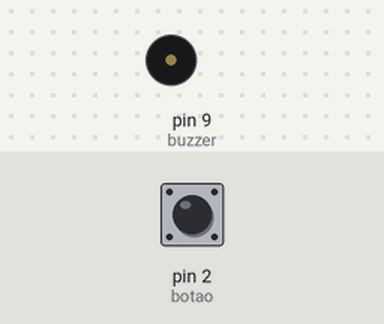
A sketch run on a simulated Arduino Uno, built with avr-gcc and run on an emulated ATmega328P. Parts: buzzer (waves = sounding). The test bench sets the inputs (shaded band); at power-on: pin 2 (botao) LOW. What the sketch prints to the serial monitor is not drawn.

Above: at 1.2 s.
1.3 s: pin 2 (botao) pulled HIGH for 0.15 s
2.9 s: pin 2 (botao) pulled HIGH for 1 s
At 3.3 s:
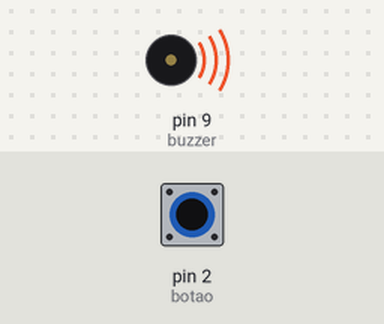
5.4 s: pin 2 (botao) pulled HIGH for 3.2 s
At 6.4 s:
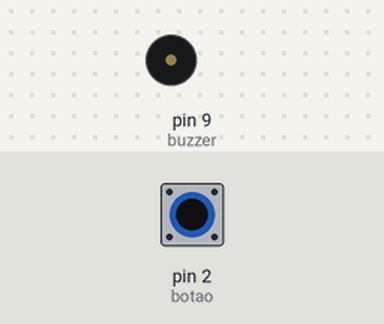
Timing chart, 0 to 8.4 s (numbered marks = the images above; inputs shaded):
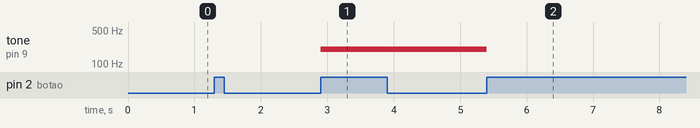

Measured:
- after the input at 2.9 s, tone on pin 9 (buzzer): silent → 200 Hz at once
- after the input at 5.4 s, tone on pin 9 (buzzer): 200 Hz → silent at once

The sketch:

4-botao-alarme.ino
```cpp
/*
 * Possuir um botão para ligar e desligar um alarme;
 */

/*
 * Possuir um botão para ligar e desligar um alarme;
*/

const int botao = 2; // variável que guarda em que pino o botão está conectado.
const int buzzer = 9; // em que pino o led está conectado.
int estadoBotao = 0; // variável para guardar o valor do estado do botão (pressionado ou não).
int controle= 0;
void interrupcao(){
  if(controle==0){
    noTone(buzzer);
    controle = 1;
  }else{
  tone(buzzer, 200);
    controle = 0;
  }
}

void setup() {
  Serial.begin(9600); // inicialização do monitor serial.
  pinMode(9,OUTPUT); //define o pino 9 como saída
  pinMode(botao, INPUT); // inicialização do pino do botão como entrada.
  attachInterrupt(0, interrupcao, RISING);
}

void loop() {
    estadoBotao = digitalRead(botao);
    Serial.println(estadoBotao);
}
```
